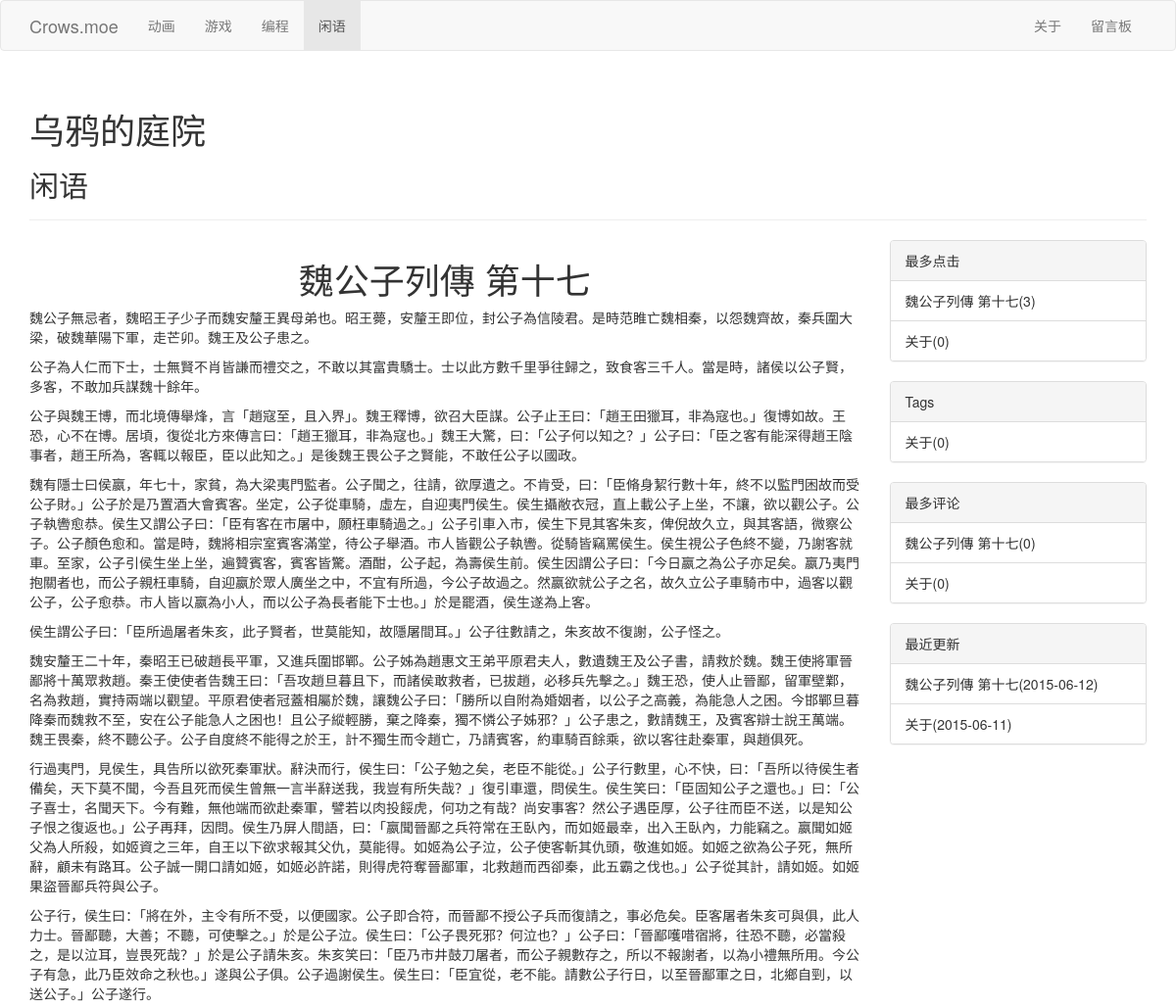
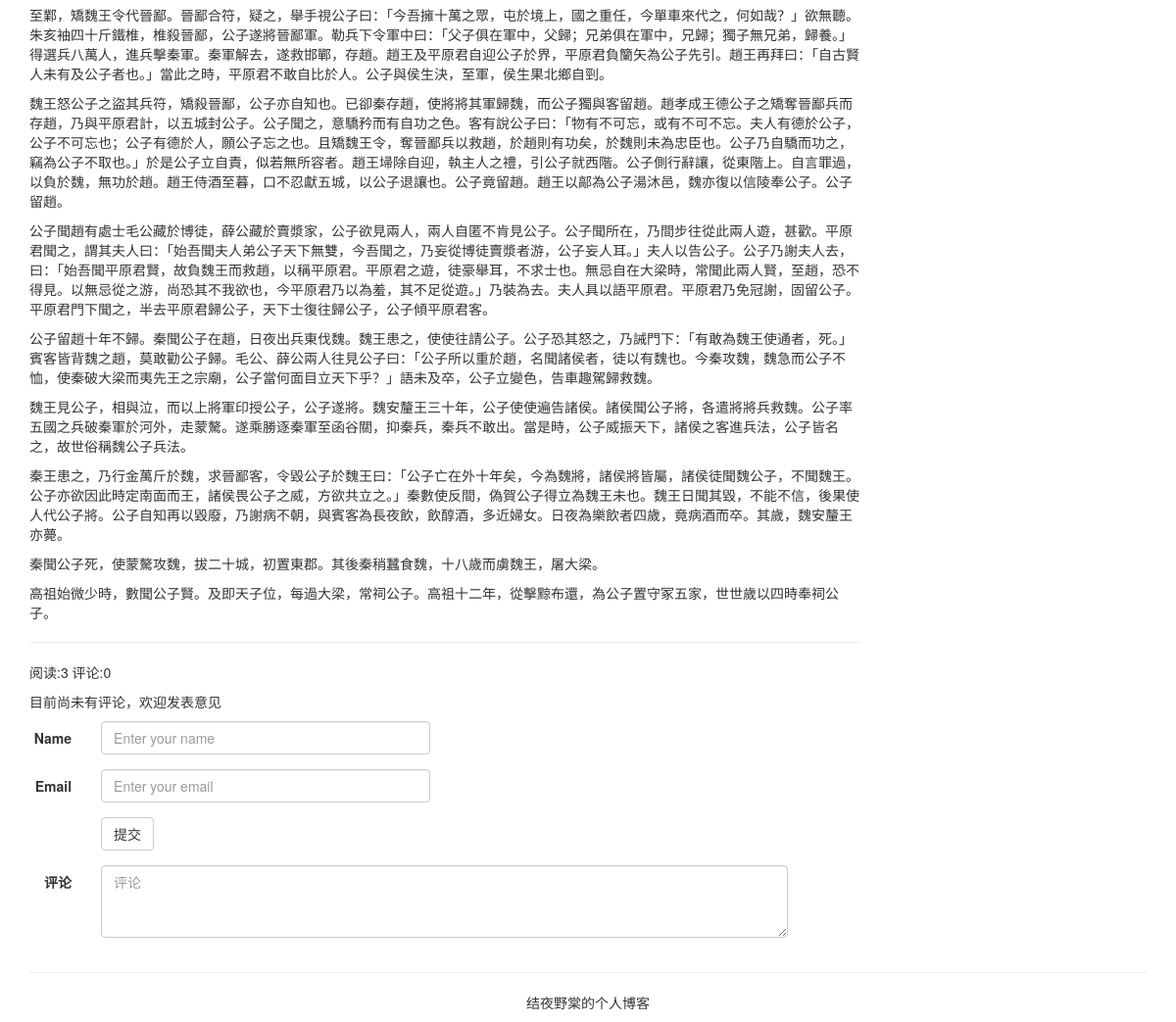
Page /blog/article/6/ on the committed database (2 pictures, top to bottom).
### blog/models.py (models this page shows, shortened)
class Category(models.Model):
    category_name = models.CharField(max_length=30)
    clicks = models.IntegerField(default=0)

class Article(models.Model):
    title = models.CharField(max_length=100)
    author = models.ForeignKey(Author)
    category = models.ForeignKey(Category)
    tags = models.ManyToManyField(Tag, blank=True)
    publish_time = models.DateTimeField(auto_now_add=True)
    last_update_time = models.DateField(auto_now=True)
    text = models.TextField()
    comments = models.ManyToManyField(Comment, blank=True)
    comments_count = models.IntegerField(default=0)
    clicks = models.IntegerField(default=0)

class Tag(models.Model):
    tag_name = models.CharField(max_length=30)
    clicks = models.IntegerField(default=0)
    category = models.ForeignKey(Category, null=True)

### blog/views.py (the view)
# urls.py: url(r'^article/(?P<article_id>\d+)/$', views.article_view, name='article'),
def article_view(request, article_id):
    article = get_object_or_404(Article, pk=article_id)
    category_list = Category.objects.all()
    tags_list = article.tags.all()
    comments_list = article.comments.all()
    update_clicks_counter(article)
    sbd = SidebarData()
    content = sbd.gather_data(article.category)
    content.update({'article': article,
                    'category_list': category_list,
                    'tags_list': tags_list,
                    'comments_list': comments_list})
    return render(request, 'blog/article.html', content)

### blog/templatetags/blog_filter.py (called while the page is built)
@register.filter(is_safe=True)
@stringfilter
def markdown2html(value):
    html = markdown.markdown(value)
    return mark_safe(html)

@register.filter()
def article_cmt_count(article):
    return article.comments.count()

### blog/views.py (called while the page is built)
def update_clicks_counter(article, delta=1):
    article.clicks += delta
    article.save()
    article.category.clicks += delta
    article.category.save()
    for tag in article.tags.all():
        tag.clicks += delta
        tag.save()

### blog/templates/blog/article.html (shortened to what this page needs)
{% extends 'blog/base_blog.html' %}
{% block nav_var_left %}
  {% for category_item in category_list %}
    {% ifequal category_item.id article.category.id %}
      <li class="active"><a href="{% url 'blog:category' category_item.id %}">
        {{ category_item.category_name }}</a></li>
    {% else %}
      <li><a href="{% url 'blog:category' category_item.id %}">
        {{ category_item.category_name }}</a></li>
    {% endifequal %}
  {% endfor %}
{% endblock %}
{% block top_banner %}
  <h1>乌鸦的庭院</h1>
  <h2>{{ article.category.category_name }}</h2>
{% endblock %}
{% block main_area %}
  <div>
    <h1 class="text-center">{{ article.title }}</h1>
  </div>
  <div>
    {% load blog_filter %}
    {{ article.text|markdown2html }}
  </div>
  <hr/>
  {% block comment_display %}
    <div>
      {% if comments_list %}
        <p>阅读{{ article.clicks }} 评论{{ comments_list.count }}</p>
        <ul class="media-list">
          {% for comment in comments_list %}
            {% if forloop.last %}
              <a name="lastcmt"></a>
            {% endif %}
            <li class="media">
              <div class="media-left">
              </div>
              <div class="media-body">
                <h5 class="media-heading">{{ comment.name }}
                  <small>{{ comment.timestamp | date:"Y-m-d H:i:s" }}</small>
                </h5>
                <p>{{ comment.content }}</p>
              </div>
            </li>
            <hr/>
          {% endfor %}
        </ul>
      {% else %}
        <p>阅读:{{ article.clicks }} 评论:0</p>
        <p>目前尚未有评论，欢迎发表意见</p>
      {% endif %}
    </div>
  {% endblock %}
  {% block comment_form %}
    <form class="form-horizontal" action="{% url 'blog:comment' article.id %}" method="post">
      <div class="form-group">
        <label class="col-md-1 control-label align-left" for="name">Name</label>
        <div class="col-md-5">
          <input type="text" class="form-control" id="name"
                 placeholder="Enter your name" name="name">
        </div>
      </div>
      <div class="form-group">
        <label class="col-md-1 control-label align-left" for="email">Email</label>
        <div class="col-md-5">
          <input type="email" class="form-control" id="email"
                 placeholder="Enter your email" name="email">
        </div>
      </div>
      <div class="form-group">
        <div class="col-md-1 col-md-offset-1 ali">
          <button type="submit" class="btn btn-default">提交</button>
        </div>
      </div>
      <div class="form-group">
        <label class="col-md-1 control-label" for="content">评论</label>
        <div class="col-md-10">
        <textarea class="form-control" rows="3" id="content" placeholder="评论"
                  maxlength="300" name="content" required="true"></textarea>
        </div>
      </div>
    </form>
  {% endblock %}
{% endblock %}
{% block footer %}
  <hr/>
  <p class="text-center">结夜野棠的个人博客</p>
{% endblock %}

### blog/templates/blog/base_blog.html (shortened to what this page needs)
{% extends 'common/base_navbar.html' %}
{% block content %}
  <div class="container">
    <div class="page-header">
      {% block top_banner %}
      {% endblock %}
    </div>
    <div class="row">
      <div class="col-sm-9 col-xs-12">
        {% block main_area %}
        {% endblock %}
      </div>
      <div class="col-sm-3 hidden-xs">
        {% block sidebar_right %}
          {% if most_clicks_articles %}
            <div class="panel panel-default pan">
              <div class="panel-heading">最多点击</div>
              <ul class="list-group">
                {% for article in most_clicks_articles %}
                  <li class="list-group-item">{{ article.title }}({{ article.clicks }})</li>
                {% endfor %}
              </ul>
            </div>
          {% endif %}
          {% if most_clicks_tags %}
            <div class="panel panel-default pan">
              <div class="panel-heading">Tags</div>
              <ul class="list-group">
                {% for tag in most_clicks_tags %}
                  <li class="list-group-item">{{ tag.tag_name }}({{ tag.clicks }})</li>
                {% endfor %}
              </ul>
            </div>
          {% endif %}
          {% if most_commented %}
            <div class="panel panel-default pan">
              <div class="panel-heading">最多评论</div>
              <ul class="list-group">
                {% for article in most_commented %}
                  {% load blog_filter %}
                  <li class="list-group-item">{{ article.title }}({{ article | article_cmt_count }})</li>
                {% endfor %}
              </ul>
            </div>
          {% endif %}
          {% block recent_update_area %}
            {% if recent_update %}
              <div class="panel panel-default pan">
                <div class="panel-heading">最近更新</div>
                <ul class="list-group">
                  {% for article in recent_update %}
                    {% load blog_filter %}
                    <li class="list-group-item">{{ article.title }}({{ article.last_update_time| date:"Y-m-d" }})</li>
                  {% endfor %}
                </ul>
              </div>
            {% endif %}
          {% endblock %}
        {% endblock %}
      </div>
    </div>
    <div>
      {% block footer %}
      {% endblock %}
    </div>
  </div>
{% endblock %}

### rows in the picture
Category: category_name "动画"
Category: category_name "游戏"
Category: category_name "编程"
Category: category_name "闲语"
Article: category.category_name "闲语", title "魏公子列傳 第十七", text "魏公子無忌者，魏昭王子少子而魏安釐王異母弟也。昭王薨，安釐王即位，封公子為信陵君。是時范睢亡魏相秦，以怨魏齊故，秦兵圍大梁，破魏華陽下軍，走芒卯。魏王及公子患之。 公子為人仁而下士，士無賢不肖皆謙而禮交之，不敢以其富貴驕士。士以此方數千里爭往歸之，致食客三千人。當是時，諸侯以公子賢，多客，不敢加兵謀魏十餘年。 公子與魏王博，而北境傳舉烽，言「趙寇至，且入界」。魏王釋博，欲召大臣謀。公子止王曰：「趙王田獵耳，非為寇也。」復博如故。王恐，心不在博。居頃，復從北方來傳言曰：「趙王獵耳，非為寇也。」魏王大驚，曰：「公子何以知之？」公子曰：「臣之客有能深得趙王陰事者，趙王所為，客輒以報臣，臣以此知之。」是後魏王畏公子之賢能，不敢任公子以國政。…", clicks "3", id "0", last_update_time "2015-06-12"
Article: title "关于", clicks "0", id "0", last_update_time "2015-06-11"
Tag: tag_name "关于", clicks "0"
